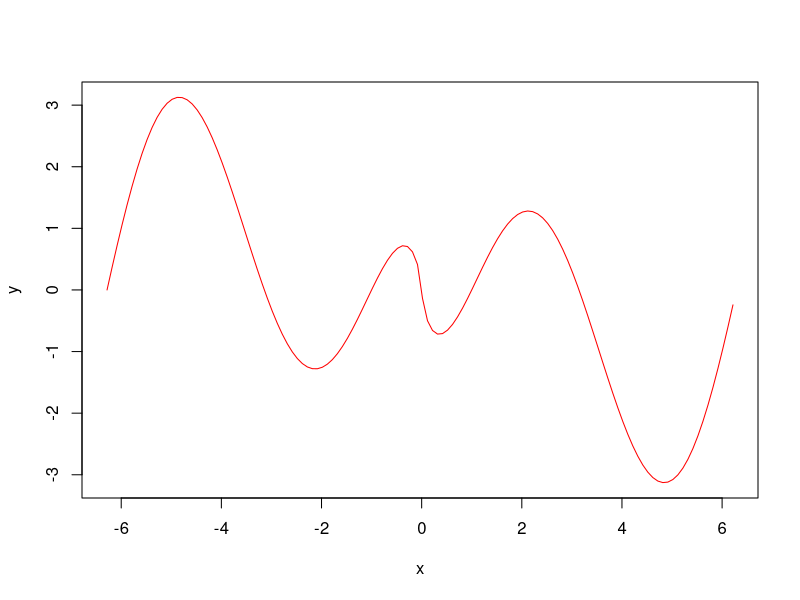

Write the R code that produced this figure.
## ---- chunk 1
x <- seq(-2 * pi, 2* pi, 0.1)
y <- log(x * x) * sin(x)
plot(x, y, "l", col = "red")
